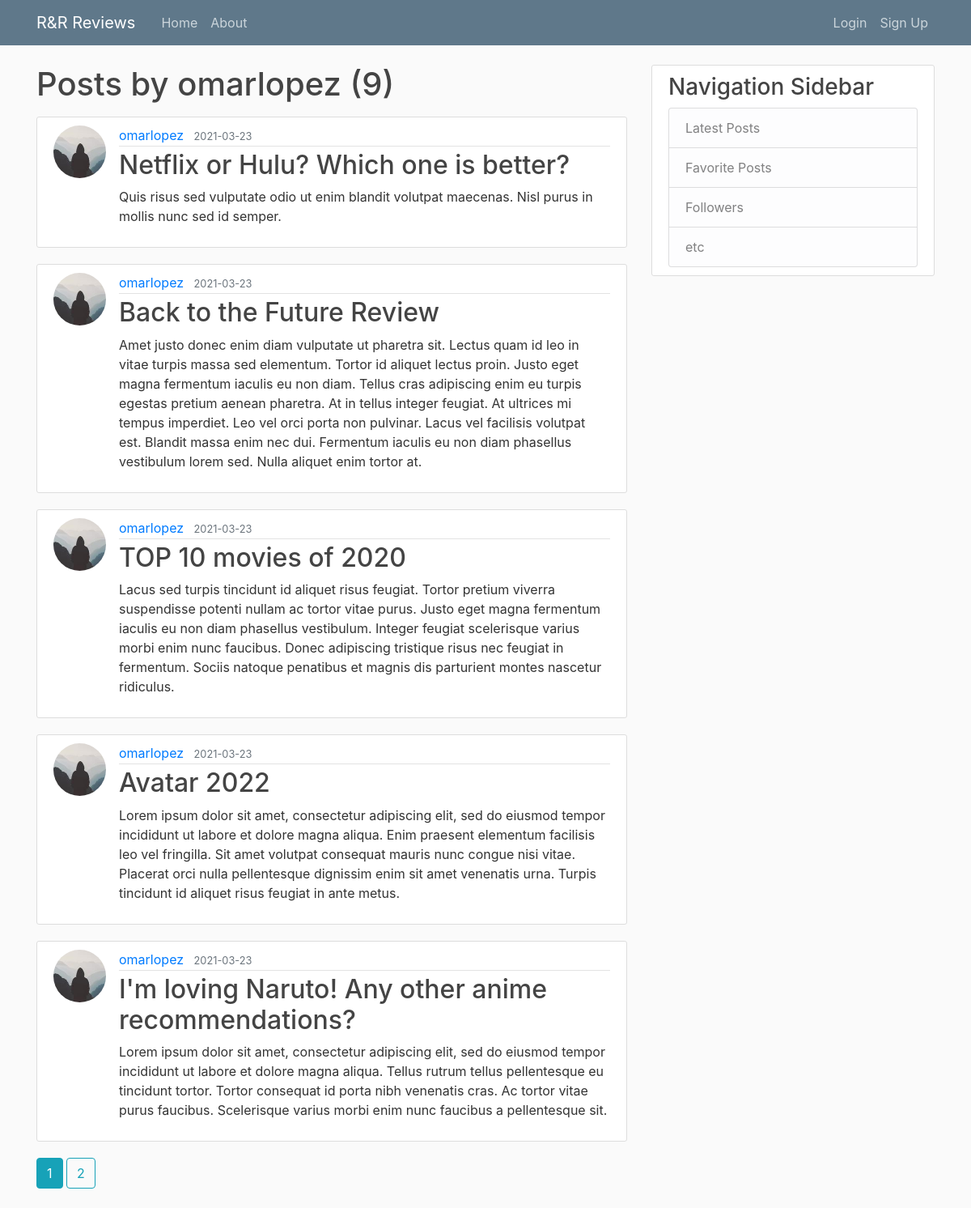
Before: /user/omarlopez with the older database file.
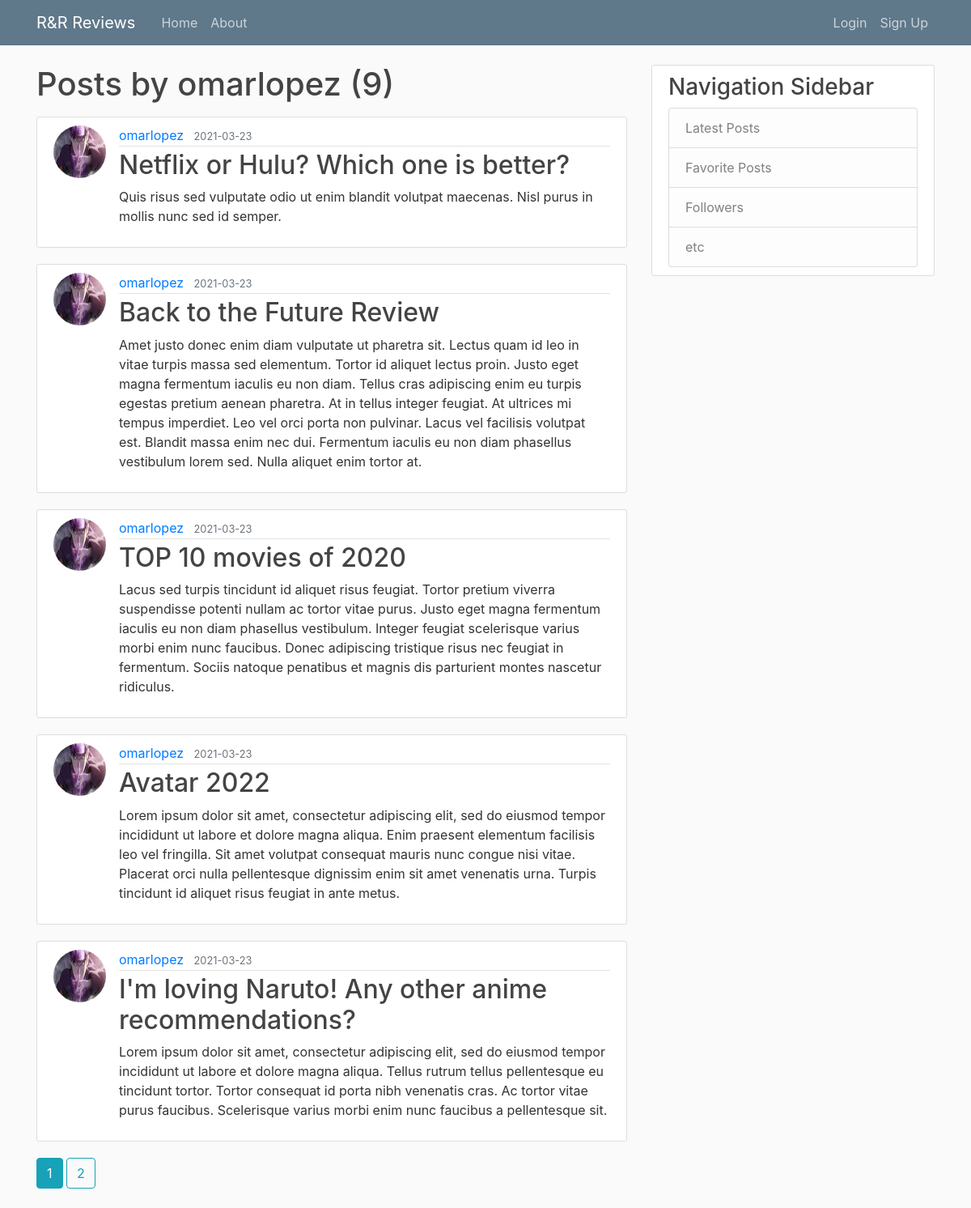
After: the same page with the newer database file.
### app/models.py (models this page shows, shortened)
class User(db.Model, UserMixin):
    id = db.Column(db.Integer, primary_key=True)
    username = db.Column(db.String(50), unique=True, nullable=False)
    image_file = db.Column(db.String(20), nullable=False, default='default.jpg')
    password = db.Column(db.String(60), nullable=False)
    posts = db.relationship('Post', backref='author', lazy=True)

class Post(db.Model):
    id = db.Column(db.Integer, primary_key=True)
    title = db.Column(db.String(100), nullable=False)
    date_posted = db.Column(db.DateTime, nullable=False, default=datetime.utcnow)
    content = db.Column(db.Text, nullable=False)
    user_id = db.Column(db.Integer, db.ForeignKey('user.id'), nullable=False)

### app/routes.py (the view)
@app.route('/user/<string:username>')
def user_posts(username):
    page = request.args.get('page', 1, type=int)
    user = User.query.filter_by(username=username).first_or_404()
    posts = Post.query.filter_by(author=user).order_by(Post.date_posted.desc()).paginate(page=page, per_page=5)
    return render_template('user_posts.html', posts=posts, user=user)

### app/templates/user_posts.html
{% extends "layout.html" %}
{% block content %}
    <h1 class="mb-3">Posts by {{ user.username }} ({{ posts.total }})</h1>
    {% for post in posts.items %}
        <article class="media content-section">
            <img class="rounded-circle article-img" src="{{ url_for('static', filename='profile_pics/' + post.author.image_file) }}">
            <div class="media-body">
                <div class="article-metadata">
                    <a class="mr-2" href="{{ url_for('user_posts', username=post.author.username) }}">{{ post.author.username }}</a>
                    <small class="text-muted">{{ post.date_posted.strftime('%Y-%m-%d') }}</small>
                </div>
                <h2><a class="article-title" href="{{ url_for('post', post_id=post.id) }}">{{ post.title }}</a></h2>
                <p class="article-content">{{ post.content }}</p>
            </div>
        </article>
    {% endfor %}
    {% for page_num in posts.iter_pages(left_edge=1, right_edge=1, left_current=1, right_current=2) %}
        {% if page_num %}
            {% if posts.page == page_num %}
                <a class="btn btn-info mb-4" href="{{ url_for('user_posts', username=user.username, page=page_num) }}">{{ page_num }}</a>
            {% else %}
                <a class="btn btn-outline-info mb-4" href="{{ url_for('user_posts', username=user.username, page=page_num) }}">{{ page_num }}</a>
            {% endif %}
        {% else %}
        ...
        {% endif %}
    {% endfor %}
{% endblock content %}

### app/templates/layout.html (shortened to what this page needs)
<!DOCTYPE html>
<html lang="en">
<head>
    <link rel="stylesheet" href="https://maxcdn.bootstrapcdn.com/bootstrap/4.0.0/css/bootstrap.min.css">
    <link rel="stylesheet" type ="text/css" href="{{ url_for('static', filename='main.css') }}">
</head>
<body>
    <header class="site-header">
        <nav class="navbar navbar-expand-md navbar-dark bg-steel fixed-top">
            <div class="container">
                <a class="navbar-brand mr-4" href="/">R&R Reviews</a>
                <div class="collapse navbar-collapse" id="navbarToggle">
                    <div class="navbar-nav mr-auto">
                        <a class="nav-item nav-link" href="{{ url_for('home') }}">Home</a>
                        <a class="nav-item nav-link" href="{{ url_for('about') }}">About</a>
                    </div>
                    <div class="navbar-nav">
                        {% if current_user.is_authenticated %}
                            <a class="nav-item nav-link" href="{{ url_for('new_post') }}">New Post</a>
                            <a class="nav-item nav-link" href="{{ url_for('account') }}">Account</a>
                            <a class="nav-item nav-link" href="{{ url_for('logout') }}">Logout</a>
                        {% else %}
                            <a class="nav-item nav-link" href="{{ url_for('login') }}">Login</a>
                            <a class="nav-item nav-link" href="{{ url_for('signup') }}">Sign Up</a>
                        {% endif %}
                    </div>
                </div>
            </div>
        </nav>
    </header>
    <main role="main" class="container">
<div class="row">
    <div class="col-md-8">
        {% block content %}{% endblock %}
    </div>
    <div class="col-md-4">
        <div class="content-section">
            <h3>Navigation Sidebar</h3>
                <ul class="list-group">
                    <li class="list-group-item list-group-item-light">Latest Posts</li>
                    <li class="list-group-item list-group-item-light">Favorite Posts</li>
                    <li class="list-group-item list-group-item-light">Followers</li>
                    <li class="list-group-item list-group-item-light">etc</li>
                </ul>
        </div>
    </div>
</div>
</main>
</body>
</html>

### app/static/main.css (style rules this page uses)
body { background: #fafafa; color: #333333; margin-top: 5rem; }
h1, h2, h3, h4, h5, h6 { color: #444444; }
.bg-steel { background-color: #5f788a; }
.site-header .navbar-nav .nav-link { color: #cbd5db; }
.content-section { background: #ffffff; padding: 10px 20px; border: 1px solid #dddddd; border-radius: 3px; margin-bottom: 20px; }
.article-title { color: #444444; }
.article-content { white-space: pre-line; }
.article-img { height: 65px; width: 65px; margin-right: 16px; }
.article-metadata { padding-bottom: 1px; margin-bottom: 4px; border-bottom: 1px solid #e3e3e3 }

Changed rows visible on the page:
changed through a linked row, Post "Netflix or Hulu? Which one is better?": image_file: a different picture
changed through a linked row, Post "Back to the Future Review": image_file: a different picture
changed through a linked row, Post "TOP 10 movies of 2020": image_file: a different picture
changed through a linked row, Post "Avatar 2022": image_file: a different picture
changed through a linked row, Post "I'm loving Naruto! Any other anime recommendations?": image_file: a different picture
